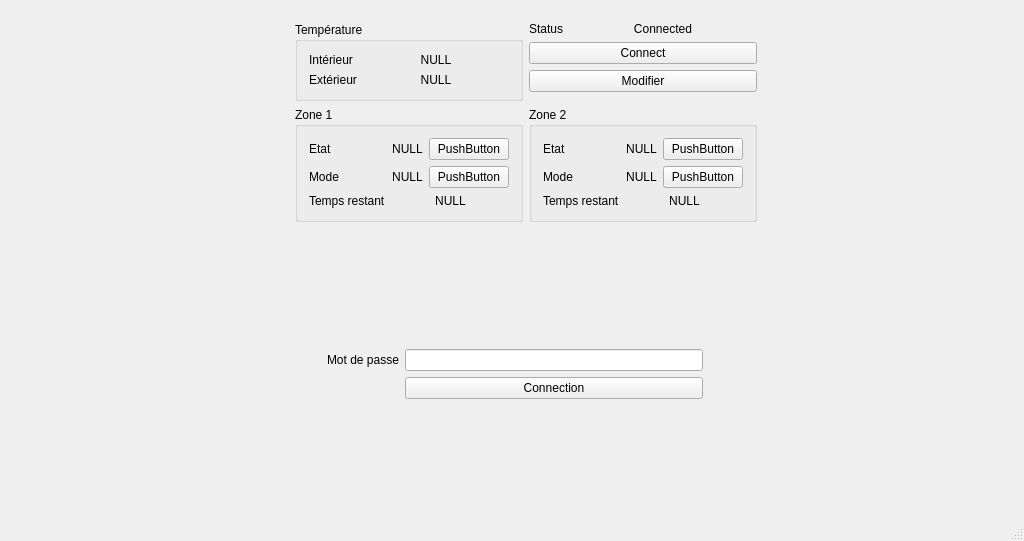
<?xml version="1.0" encoding="UTF-8"?>
<ui version="4.0">
 <class>Interface</class>
 <widget class="QMainWindow" name="Interface">
  <property name="geometry">
   <rect>
    <x>0</x>
    <y>0</y>
    <width>1024</width>
    <height>541</height>
   </rect>
  </property>
  <property name="windowTitle">
   <string>Interface</string>
  </property>
  <widget class="QWidget" name="centralWidget">
   <layout class="QGridLayout" name="gridLayout">
    <item row="2" column="0">
     <widget class="QWidget" name="Login" native="true">
      <layout class="QGridLayout" name="gridLayout_3">
       <item row="2" column="2">
        <widget class="QPushButton" name="Connect">
         <property name="text">
          <string>Connection</string>
         </property>
        </widget>
       </item>
       <item row="1" column="0">
        <spacer name="horizontalSpacer_5">
         <property name="orientation">
          <enum>Qt::Horizontal</enum>
         </property>
         <property name="sizeHint" stdset="0">
          <size>
           <width>40</width>
           <height>20</height>
          </size>
         </property>
        </spacer>
       </item>
       <item row="1" column="1">
        <widget class="QLabel" name="label_2">
         <property name="text">
          <string>Mot de passe</string>
         </property>
        </widget>
       </item>
       <item row="0" column="2">
        <spacer name="verticalSpacer_2">
         <property name="orientation">
          <enum>Qt::Vertical</enum>
         </property>
         <property name="sizeHint" stdset="0">
          <size>
           <width>20</width>
           <height>40</height>
          </size>
         </property>
        </spacer>
       </item>
       <item row="3" column="2">
        <spacer name="verticalSpacer_3">
         <property name="orientation">
          <enum>Qt::Vertical</enum>
         </property>
         <property name="sizeHint" stdset="0">
          <size>
           <width>20</width>
           <height>40</height>
          </size>
         </property>
        </spacer>
       </item>
       <item row="2" column="3">
        <spacer name="horizontalSpacer_4">
         <property name="orientation">
          <enum>Qt::Horizontal</enum>
         </property>
         <property name="sizeHint" stdset="0">
          <size>
           <width>40</width>
           <height>20</height>
          </size>
         </property>
        </spacer>
       </item>
       <item row="1" column="2">
        <widget class="QLineEdit" name="passwd">
         <property name="echoMode">
          <enum>QLineEdit::Password</enum>
         </property>
        </widget>
       </item>
       <item row="2" column="0" colspan="2">
        <spacer name="horizontalSpacer_3">
         <property name="orientation">
          <enum>Qt::Horizontal</enum>
         </property>
         <property name="sizeHint" stdset="0">
          <size>
           <width>40</width>
           <height>20</height>
          </size>
         </property>
        </spacer>
       </item>
      </layout>
     </widget>
    </item>
    <item row="0" column="0">
     <widget class="QWidget" name="main" native="true">
      <layout class="QGridLayout" name="gridLayout_2">
       <item row="0" column="1">
        <widget class="QGroupBox" name="groupBox">
         <property name="title">
          <string>Température</string>
         </property>
         <layout class="QFormLayout" name="formLayout">
          <item row="0" column="1">
           <widget class="QLabel" name="tempInt">
            <property name="text">
             <string>NULL</string>
            </property>
            <property name="alignment">
             <set>Qt::AlignCenter</set>
            </property>
           </widget>
          </item>
          <item row="1" column="1">
           <widget class="QLabel" name="tempExt">
            <property name="text">
             <string>NULL</string>
            </property>
            <property name="alignment">
             <set>Qt::AlignCenter</set>
            </property>
           </widget>
          </item>
          <item row="0" column="0">
           <widget class="QLabel" name="label_3">
            <property name="text">
             <string>Intérieur</string>
            </property>
           </widget>
          </item>
          <item row="1" column="0">
           <widget class="QLabel" name="label_4">
            <property name="text">
             <string>Extérieur</string>
            </property>
           </widget>
          </item>
         </layout>
        </widget>
       </item>
       <item row="0" column="2">
        <layout class="QFormLayout" name="formLayout_4">
         <item row="0" column="0">
          <widget class="QLabel" name="label">
           <property name="text">
            <string>Status</string>
           </property>
          </widget>
         </item>
         <item row="0" column="1">
          <widget class="QLabel" name="status">
           <property name="text">
            <string>Connected</string>
           </property>
           <property name="alignment">
            <set>Qt::AlignCenter</set>
           </property>
          </widget>
         </item>
         <item row="1" column="0" colspan="2">
          <widget class="QPushButton" name="btConnection">
           <property name="text">
            <string>Connect</string>
           </property>
          </widget>
         </item>
         <item row="2" column="0" colspan="2">
          <widget class="QPushButton" name="Set">
           <property name="text">
            <string>Modifier</string>
           </property>
          </widget>
         </item>
        </layout>
       </item>
       <item row="1" column="1" rowspan="2">
        <widget class="QGroupBox" name="groupBox_2">
         <property name="title">
          <string>Zone 1</string>
         </property>
         <layout class="QFormLayout" name="formLayout_2">
          <item row="0" column="0">
           <widget class="QLabel" name="label_5">
            <property name="text">
             <string>Etat</string>
            </property>
           </widget>
          </item>
          <item row="0" column="1">
           <layout class="QHBoxLayout" name="horizontalLayout">
            <item alignment="Qt::AlignHCenter">
             <widget class="QLabel" name="stateZ1">
              <property name="text">
               <string>NULL</string>
              </property>
              <property name="alignment">
               <set>Qt::AlignCenter</set>
              </property>
             </widget>
            </item>
            <item alignment="Qt::AlignHCenter">
             <widget class="QPushButton" name="bStateZ1">
              <property name="text">
               <string>PushButton</string>
              </property>
             </widget>
            </item>
           </layout>
          </item>
          <item row="1" column="0">
           <widget class="QLabel" name="label_8">
            <property name="text">
             <string>Mode</string>
            </property>
           </widget>
          </item>
          <item row="1" column="1">
           <layout class="QHBoxLayout" name="horizontalLayout_2">
            <item>
             <widget class="QLabel" name="modeZ1">
              <property name="text">
               <string>NULL</string>
              </property>
              <property name="alignment">
               <set>Qt::AlignCenter</set>
              </property>
             </widget>
            </item>
            <item>
             <widget class="QPushButton" name="bModeZ1">
              <property name="text">
               <string>PushButton</string>
              </property>
             </widget>
            </item>
           </layout>
          </item>
          <item row="2" column="0">
           <widget class="QLabel" name="label_9">
            <property name="text">
             <string>Temps restant</string>
            </property>
           </widget>
          </item>
          <item row="2" column="1">
           <widget class="QLabel" name="tmpRestZ1">
            <property name="text">
             <string>NULL</string>
            </property>
            <property name="alignment">
             <set>Qt::AlignCenter</set>
            </property>
           </widget>
          </item>
         </layout>
        </widget>
       </item>
       <item row="1" column="2" rowspan="2">
        <widget class="QGroupBox" name="groupBox_3">
         <property name="title">
          <string>Zone 2</string>
         </property>
         <layout class="QFormLayout" name="formLayout_3">
          <item row="0" column="0">
           <widget class="QLabel" name="label_11">
            <property name="text">
             <string>Etat</string>
            </property>
           </widget>
          </item>
          <item row="0" column="1">
           <layout class="QHBoxLayout" name="horizontalLayout_5">
            <item>
             <widget class="QLabel" name="stateZ2">
              <property name="text">
               <string>NULL</string>
              </property>
              <property name="alignment">
               <set>Qt::AlignCenter</set>
              </property>
             </widget>
            </item>
            <item>
             <widget class="QPushButton" name="bStateZ2">
              <property name="text">
               <string>PushButton</string>
              </property>
             </widget>
            </item>
           </layout>
          </item>
          <item row="1" column="0">
           <widget class="QLabel" name="label_13">
            <property name="text">
             <string>Mode</string>
            </property>
           </widget>
          </item>
          <item row="1" column="1">
           <layout class="QHBoxLayout" name="horizontalLayout_4">
            <item>
             <widget class="QLabel" name="modeZ2">
              <property name="text">
               <string>NULL</string>
              </property>
              <property name="alignment">
               <set>Qt::AlignCenter</set>
              </property>
             </widget>
            </item>
            <item>
             <widget class="QPushButton" name="bModeZ2">
              <property name="text">
               <string>PushButton</string>
              </property>
             </widget>
            </item>
           </layout>
          </item>
          <item row="2" column="0">
           <widget class="QLabel" name="label_15">
            <property name="text">
             <string>Temps restant</string>
            </property>
           </widget>
          </item>
          <item row="2" column="1">
           <widget class="QLabel" name="tmpRestZ2">
            <property name="text">
             <string>NULL</string>
            </property>
            <property name="alignment">
             <set>Qt::AlignCenter</set>
            </property>
           </widget>
          </item>
         </layout>
        </widget>
       </item>
       <item row="1" column="3">
        <spacer name="horizontalSpacer_2">
         <property name="orientation">
          <enum>Qt::Horizontal</enum>
         </property>
         <property name="sizeHint" stdset="0">
          <size>
           <width>40</width>
           <height>20</height>
          </size>
         </property>
        </spacer>
       </item>
       <item row="2" column="0">
        <spacer name="horizontalSpacer">
         <property name="orientation">
          <enum>Qt::Horizontal</enum>
         </property>
         <property name="sizeHint" stdset="0">
          <size>
           <width>267</width>
           <height>20</height>
          </size>
         </property>
        </spacer>
       </item>
       <item row="3" column="0" colspan="4">
        <layout class="QVBoxLayout" name="Chart"/>
       </item>
      </layout>
     </widget>
    </item>
   </layout>
  </widget>
  <widget class="QMenuBar" name="menuBar">
   <property name="geometry">
    <rect>
     <x>0</x>
     <y>0</y>
     <width>1024</width>
     <height>25</height>
    </rect>
   </property>
  </widget>
  <widget class="QStatusBar" name="statusBar"/>
  <action name="actionTest">
   <property name="text">
    <string>Test</string>
   </property>
  </action>
 </widget>
 <layoutdefault spacing="6" margin="11"/>
 <resources/>
 <connections/>
</ui>
